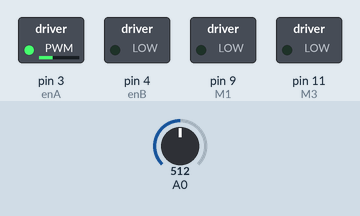
Simulated run of this sketch. Board: Arduino Uno, built with avr-gcc and run on an emulated ATmega328P. Parts: switched loads named in the sketch (green lamp = pin HIGH). Inputs (shaded band) come from the test bench; at power-on: A0 = 512. What the sketch prints to the serial monitor is not drawn.

Above: at 0.1 s.
Timing chart, 0 to 1.6 s (numbered marks = the images above):
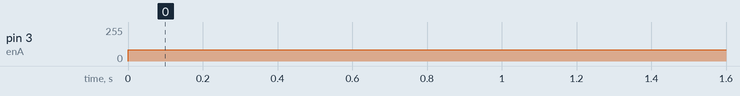

The sketch:

project.ino
```cpp
//https://www.teachmemicro.com/arduino-pid-control-tutorial/
#include <PID_v1.h>
#include "PinChangeInt.h"  // Thanks to Brett Beauregard for his nice PID library

#define M1 9               // PWM outputs to L298N H-Bridge motor driver module
#define M2 10
#define M3 11  // PWM outputs to L298N H-Bridge motor driver module
#define M4 12
#define enA 3
#define enB 4

int motorSpeedA;  // set tốc độ xung mặc định cho chân enA
int motorSpeedB; // set tốc độ xung mặc định cho chân enB

double Setpoint, Input, Output;
double pwm = 85;
//Specify the links and initial tuning parameters
double Kp = 2, Ki = 5, Kd = 1;
PID myPID(&Input, &Output, &Setpoint, Kp, Ki, Kd, DIRECT);

void setup() {
  Input = analogRead(A0);
  Setpoint = 100;

  myPID.SetMode(AUTOMATIC);
  Serial.begin(9600);
}
void loop() {
  Input = analogRead(A0);
  Serial.println(Input);
  myPID.Compute();
  run_forward();
}


void cal_pwm(int out) {  // to H-Bridge board
  motorSpeedA = out;
  motorSpeedB = out;
  analogWrite(enA, motorSpeedA); // set tốc độ cho chân enA
  analogWrite(enB, motorSpeedB); // set tốc độ cho chân enB
  if (out > 0) {
    digitalWrite(M1, HIGH);  // drive motor CW
    digitalWrite(M2, LOW);
    digitalWrite(M3, HIGH);  // drive motor CW
    digitalWrite(M4, LOW);
  } else {
    digitalWrite(M1, LOW);  // drive motor CW
    digitalWrite(M2, LOW);
    digitalWrite(M3, LOW);  // drive motor CW
    digitalWrite(M4, LOW);
  }
}

void Stop(){
  analogWrite(M1, 0);
  analogWrite(M2, 0);
  analogWrite(M3, 0);
  analogWrite(M4, 0);
}

void run_forward() {
  motorSpeedA = 85;
  motorSpeedB = 85;
  analogWrite(enA, motorSpeedA); // set tốc độ cho chân enA
  analogWrite(enB, motorSpeedB); // set tốc độ cho chân enB
  analogWrite(M1, LOW);
  digitalWrite(M2, HIGH);
  analogWrite(M3, LOW);
  digitalWrite(M4, HIGH);
}

void run_back(){
  analogWrite(M1, pwm);
  analogWrite(M2, 0);
  analogWrite(M3, pwm);
  analogWrite(M4, 0);
}

void run_left(){
  analogWrite(M1, pwm);
  analogWrite(M2, 0);
  analogWrite(M3, 0);
  analogWrite(M4, pwm);
}

void run_right(){
  analogWrite(M1, 0);
  analogWrite(M2, pwm);
  analogWrite(M3, pwm);
  analogWrite(M4, 0);
}
```

Measured:
- by itself, pin 3 (enA): 0/255 → 85/255 at 0.00 s
